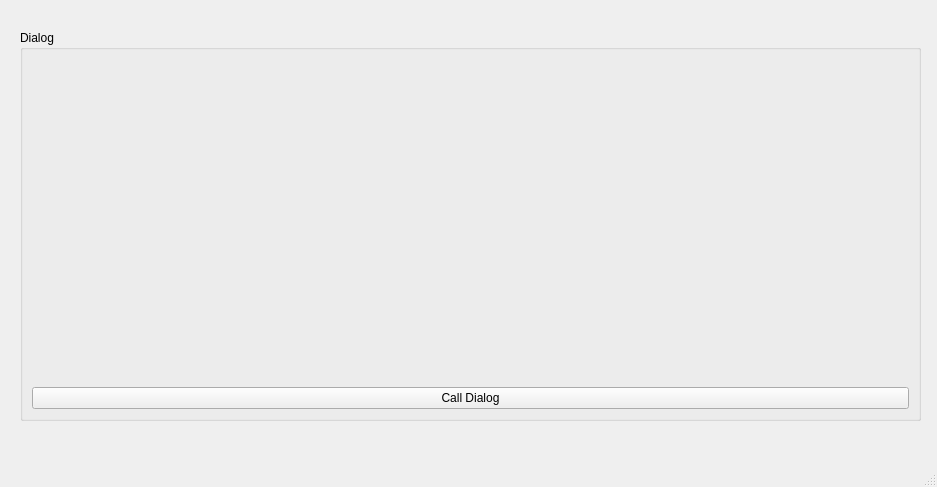
<?xml version="1.0" encoding="UTF-8"?>
<ui version="4.0">
 <class>MainWindow</class>
 <widget class="QMainWindow" name="MainWindow">
  <property name="geometry">
   <rect>
    <x>0</x>
    <y>0</y>
    <width>937</width>
    <height>487</height>
   </rect>
  </property>
  <property name="windowTitle">
   <string>MainWindow</string>
  </property>
  <widget class="QWidget" name="centralwidget">
   <widget class="QGroupBox" name="groupBox">
    <property name="geometry">
     <rect>
      <x>20</x>
      <y>30</y>
      <width>901</width>
      <height>391</height>
     </rect>
    </property>
    <property name="title">
     <string>Dialog</string>
    </property>
    <layout class="QVBoxLayout" name="verticalLayout">
     <item>
      <widget class="QLabel" name="label">
       <property name="font">
        <font>
         <pointsize>18</pointsize>
        </font>
       </property>
       <property name="layoutDirection">
        <enum>Qt::LeftToRight</enum>
       </property>
       <property name="text">
        <string/>
       </property>
       <property name="alignment">
        <set>Qt::AlignCenter</set>
       </property>
      </widget>
     </item>
     <item>
      <widget class="QPushButton" name="pushButton">
       <property name="text">
        <string>Call Dialog</string>
       </property>
      </widget>
     </item>
    </layout>
   </widget>
  </widget>
  <widget class="QMenuBar" name="menubar">
   <property name="geometry">
    <rect>
     <x>0</x>
     <y>0</y>
     <width>937</width>
     <height>20</height>
    </rect>
   </property>
  </widget>
  <widget class="QStatusBar" name="statusbar"/>
 </widget>
 <resources/>
 <connections/>
</ui>
